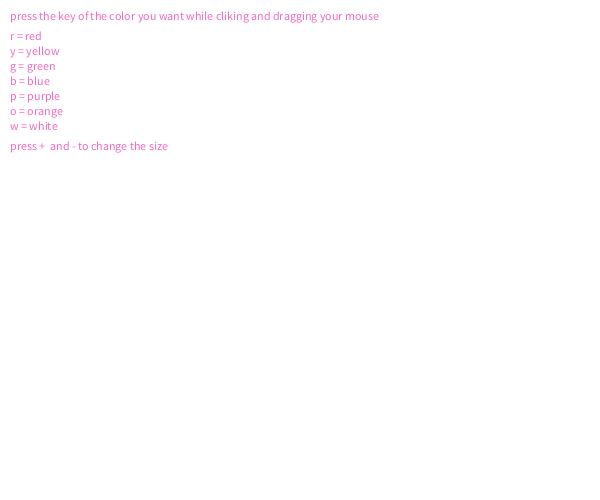
Frame 1 (no input)
Frame 60 (the mouse pressed at the canvas centre just before this capture): identical to frame 1, image omitted
Frame 120 (the mouse held since frame 60 and released just before this capture): identical to frame 1, image omitted

The Processing sketch that drew this single still picture (run headless with seeded random() and noise(); from frame 60 on, the mouse is pressed at the canvas centre):

// Processing sketch: processing_71282
// ── processing_71282.pde

// User Imput, Laura R., computer programming 1, 14-15

int s = 10;
void setup()
{
  size (600, 500);
  background (255);
  fill(242, 105, 192);
  text ("press the key of the color you want while cliking and dragging your mouse", 10, 20);
  text("r = red", 10, 40);
  text("y = yellow", 10, 55);
  text("g = green", 10, 70);
  text("b = blue", 10, 85);
  text("p = purple", 10, 100);
  text("o = orange", 10, 115);
  text("w = white", 10, 130);
  text("press +  and - to change the size", 10, 150);
  fill(255);
}
void draw()
{
  noStroke ();
}
void mouseDragged()
{ 
  if (keyPressed == true && key == 'r')
  {
    fill (255, 0, 0);
    //    ellipse(mouseX,mouseY,10,10);
  }

  if (keyPressed == true && key == 'g')
  {
    fill (135, 203, 10);
    // ellipse(mouseX,mouseY,10,10);
  }

  if (keyPressed == true && key == 'y')
  {
    fill (255, 202, 8);
    // ellipse(mouseX,mouseY,10,10);
  }
  if (keyPressed == true && key == 'p')
  {
    fill (178, 48, 250);
    // ellipse(mouseX,mouseY,10,10);
  }
  if (keyPressed == true && key == 'b')
  {
    fill (8, 156, 252);
    // ellipse(mouseX,mouseY,10,10);
  }
  if (keyPressed == true && key == 'o')
  {
    fill (255, 148, 8);
    
  }
  if (keyPressed == true && key == 'w')
  {
    fill (255);
    
  }
  
  ellipse(mouseX, mouseY, s, s);
}
void keyTyped ()
{
  if (key == '+')
  {
    s = s + 10;
  }
  if (key == '-')
  {
    s = s - 10;
  }
}
